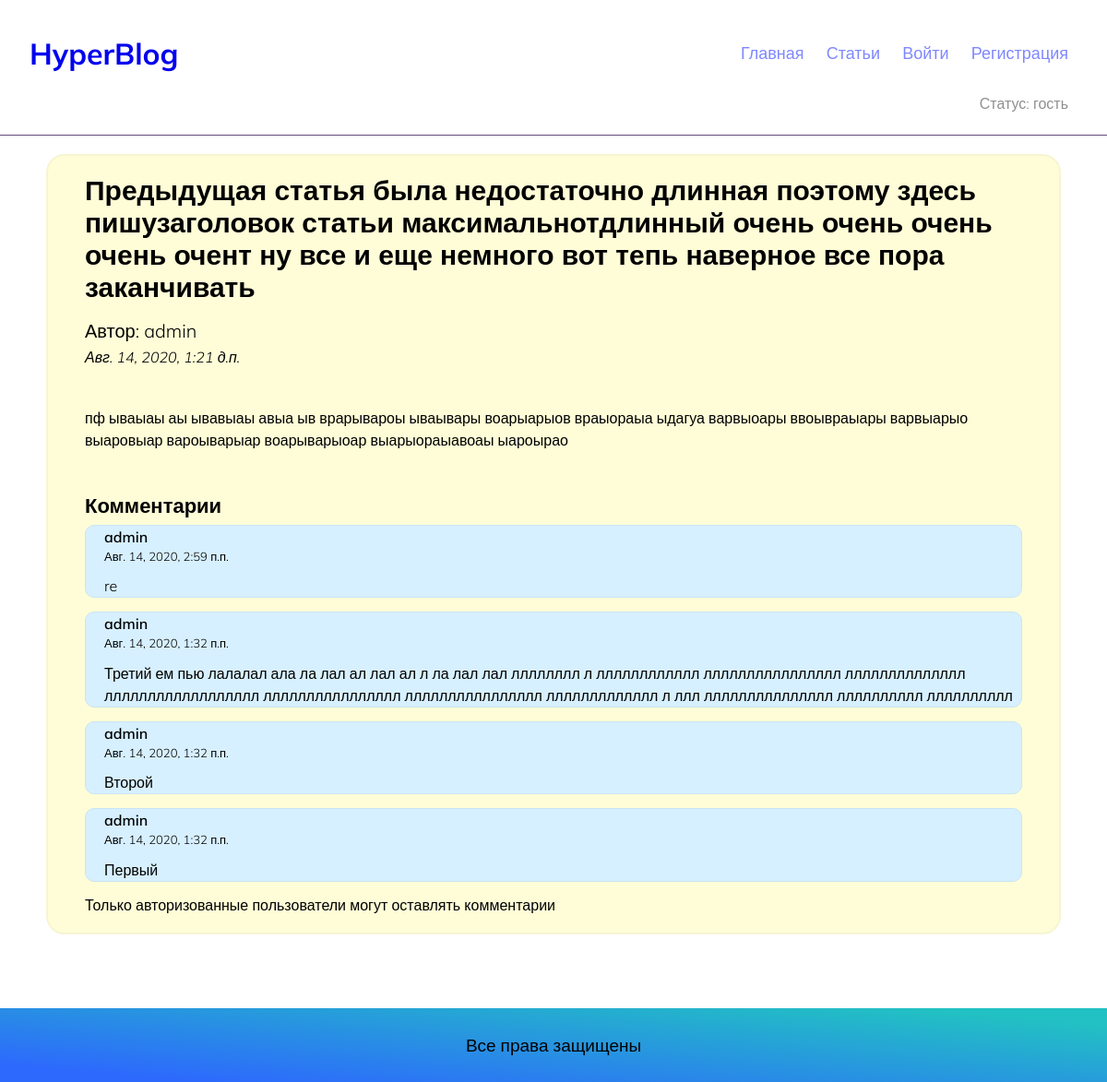
The app's page /publications/22 with its own data.
### main/models.py (models this page shows, shortened)
class Article(models.Model):
    title = models.CharField("Заголовок статьи", max_length=200)
    author = models.ForeignKey(User, on_delete=models.CASCADE, related_name='article_author')
    body = models.TextField("Текст статьи")
    pub_date = models.DateTimeField("Дата публиуации")
    class Meta:
        verbose_name = 'Статья'
        verbose_name_plural = 'Статьи'

class Comment(models.Model):
    article = models.ForeignKey(Article, on_delete=models.CASCADE, related_name='article_comment')
    comment_author = models.ForeignKey(User, on_delete=models.CASCADE, related_name='commentator')
    comment_text = models.CharField("Текст комментария", max_length=300)
    comment_date = models.DateTimeField("Дата комментария")
    class Meta:
        verbose_name = 'Комментарий'
        verbose_name_plural = 'Комментарии'

### main/views.py (the view, shortened to what this page needs)
# urls.py: path('publications/<int:pk>', OnePublication.as_view(), name='detail'),
class OnePublication(FormMixin, DetailView):
    model = Article
    template_name = 'main/post_detail.html'
    form_class = CommentForm
    def get_context_data(self, **kwargs):
        context = super().get_context_data(**kwargs)
        context['comments'] = self.object.article_comment.order_by('-comment_date')
        return context

### main/templates/main/post_detail.html (shortened to what this page needs)
{% extends 'main/base.html' %}
{% block content %}
<div class="wrapper wrapper-article">
    <section class="detail-page">
        <div class="article-content">
            <div class="top-head-article">
                <h2 class="article-heading">{{ object.title }}</h2>
                <h4 class="article-author">Автор: {{ object.author}}</h4>
                <em class="article-date">{{ object.pub_date}}</em>
            </div>
            <div class="body-text">
                <p class="paragraph">{{ object.body }}</p>
            </div>
        </div>
        <div class="article-comments">
            <h2 class="comment-heading">Комментарии</h2>
            {% if comments %}
                {% for comment in comments %}
                    <article class="one-comment">
                        <p class="comment-author">{{ comment.comment_author }}</p>
                        <p class="comment-date">{{ comment.comment_date }}</p>
                        <p class="comment-text">{{ comment.comment_text }}</p>
                    </article>
                {% endfor %}
            {% else %}
                 <p>Комментарии отсутсвуют</p>
            {% endif %}
        </div>
        <div class="comment-form">
            {% if user.is_authenticated %}
                <form  class="comment-form-area" method="post">{% csrf_token %}
                    <div class="zbc">
                        <p>{{ form.comment_text }}</p>
                        <div class="btn-right">
                            <input class="button-2 btn-comment" type="submit" value="Добавить" />
                        </div>
                    </div>
                </form>
            {% else %}
                <p>Только авторизованные пользователи могут оставлять комментарии</p>
            {% endif %}
        </div>
    </section>
</div>
{% endblock content %}

### static/css/base.css (style rules this page uses)
* { margin: 0; padding: 0; box-sizing: border-box; }
.wrapper { max-width: 1280px; width: 100%; margin: 0 auto; padding-left: 32px; padding-right: 32px; }
body { font-family: 'Mulish', sans-serif; display: flex; flex-direction: column; min-height: 100vh; }
.wrapper-article { padding-top: 20px; }
.detail-page { padding-top: 20px; padding-bottom: 20px; padding-left: 40px; padding-right: 40px; max-width: 1100px; margin: 0 auto; background: #fffdd7; border: 2px solid #f7f5d2; border-radius: 20px; }
.article-heading { font-weight: bold; font-size: 30px; line-height: 35px; }
.article-author { padding-top: 15px; font-weight: 300; font-size: 20px; line-height: 1.5; }
.article-date { font-weight: 300; font-size: 16px; line-height: 1.7; }
.body-text { padding-top: 40px; padding-bottom: 40px; }
.paragraph { font-weight: 300; font-size: 16px; line-height: 1.5; }
.comment-heading { font-weight: 600; font-size: 22px; line-height: 1.8; }
.one-comment { padding-left: 20px; margin-bottom: 15px; background: #d7f0ff; border-radius: 10px; border: 1px solid #cae4f4; }
.comment-author { font-weight: 600; font-size: 16px; line-height: 1.5; }
.comment-date { font-weight: 300; font-size: 13px; line-height: 1.5; }
.comment-text { padding-top: 10px; font-weight: 300; font-size: 16px; line-height: 1.5; }
.comment-form { font-family: inherit; }

### records on screen
Article: title "Предыдущая статья была недостаточно длинная поэтому здесь пишузаголовок статьи максимальнотдлинный очень очень очень очень очент ну все и еще немного вот тепь наверное все пора заканчивать", author "admin", pub_date "Авг. 14, 2020, 1:21 д.п.", body "пф ываыаы аы ывавыаы авыа ыв врарывароы ываывары воарыарыов враыораыа ыдагуа варвыоары ввоывраыары варвыарыо выаровыар вароыварыар воарыварыоар выарыораыавоаы ыароырао"
Comment: comment_author "admin", comment_date "Авг. 14, 2020, 2:59 п.п.", comment_text "re"
Comment: comment_author "admin", comment_date "Авг. 14, 2020, 1:32 п.п.", comment_text "Третий ем пью лалалал ала ла лал ал лал ал л ла лал лал лллллллл л лллллллллллл лллллллллллллллл лллллллллллллл лллллллллллллллллл лллллллллллллллл лллллллллллллллл ллллллллллллл л ллл ллллллллллллллл лллллллллл лллллллллл"
Comment: comment_author "admin", comment_date "Авг. 14, 2020, 1:32 п.п.", comment_text "Второй"
Comment: comment_author "admin", comment_date "Авг. 14, 2020, 1:32 п.п.", comment_text "Первый"
